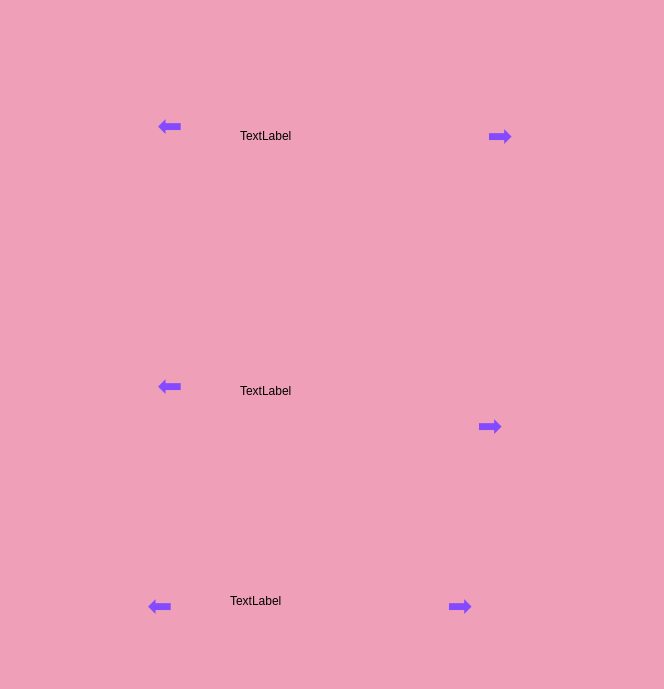
<?xml version="1.0" encoding="UTF-8"?>
<ui version="4.0">
 <class>outfits</class>
 <widget class="QDialog" name="outfits">
  <property name="geometry">
   <rect>
    <x>0</x>
    <y>0</y>
    <width>664</width>
    <height>689</height>
   </rect>
  </property>
  <property name="windowTitle">
   <string>Dialog</string>
  </property>
  <property name="styleSheet">
   <string notr="true">background-color: rgb(239, 159, 183)</string>
  </property>
  <widget class="QPushButton" name="rightBotttoms">
   <property name="geometry">
    <rect>
     <x>440</x>
     <y>410</y>
     <width>100</width>
     <height>32</height>
    </rect>
   </property>
   <property name="styleSheet">
    <string notr="true">font: 30px;
color: rgb(131, 74, 255);
background-color: transparent; 
border: 0px</string>
   </property>
   <property name="text">
    <string>➡️</string>
   </property>
  </widget>
  <widget class="QPushButton" name="leftBottoms">
   <property name="geometry">
    <rect>
     <x>120</x>
     <y>370</y>
     <width>100</width>
     <height>32</height>
    </rect>
   </property>
   <property name="styleSheet">
    <string notr="true">font: 30px;
color: rgb(131, 74, 255);
background-color: transparent; 
border: 0px</string>
   </property>
   <property name="text">
    <string>⬅️</string>
   </property>
  </widget>
  <widget class="QPushButton" name="leftTops">
   <property name="geometry">
    <rect>
     <x>120</x>
     <y>110</y>
     <width>100</width>
     <height>32</height>
    </rect>
   </property>
   <property name="styleSheet">
    <string notr="true">font: 30px;
color: rgb(131, 74, 255);
background-color: transparent; 
border: 0px</string>
   </property>
   <property name="text">
    <string>⬅️</string>
   </property>
  </widget>
  <widget class="QPushButton" name="rightTops">
   <property name="geometry">
    <rect>
     <x>450</x>
     <y>120</y>
     <width>100</width>
     <height>32</height>
    </rect>
   </property>
   <property name="styleSheet">
    <string notr="true">font: 30px;
color: rgb(131, 74, 255);
background-color: transparent; 
border: 0px</string>
   </property>
   <property name="text">
    <string>➡️</string>
   </property>
  </widget>
  <widget class="QPushButton" name="leftShoes">
   <property name="geometry">
    <rect>
     <x>110</x>
     <y>590</y>
     <width>100</width>
     <height>32</height>
    </rect>
   </property>
   <property name="styleSheet">
    <string notr="true">font: 30px;
color: rgb(131, 74, 255);
background-color: transparent; 
border: 0px</string>
   </property>
   <property name="text">
    <string>⬅️</string>
   </property>
  </widget>
  <widget class="QPushButton" name="rightShoes">
   <property name="geometry">
    <rect>
     <x>410</x>
     <y>590</y>
     <width>100</width>
     <height>32</height>
    </rect>
   </property>
   <property name="styleSheet">
    <string notr="true">font: 30px;
color: rgb(131, 74, 255);
background-color: transparent; 
border: 0px</string>
   </property>
   <property name="text">
    <string>➡️</string>
   </property>
  </widget>
  <widget class="QLabel" name="topsView">
   <property name="geometry">
    <rect>
     <x>240</x>
     <y>30</y>
     <width>181</width>
     <height>211</height>
    </rect>
   </property>
   <property name="text">
    <string>TextLabel</string>
   </property>
  </widget>
  <widget class="QLabel" name="bottomsVIew">
   <property name="geometry">
    <rect>
     <x>240</x>
     <y>260</y>
     <width>181</width>
     <height>261</height>
    </rect>
   </property>
   <property name="text">
    <string>TextLabel</string>
   </property>
  </widget>
  <widget class="QLabel" name="shoesView">
   <property name="geometry">
    <rect>
     <x>230</x>
     <y>540</y>
     <width>201</width>
     <height>121</height>
    </rect>
   </property>
   <property name="text">
    <string>TextLabel</string>
   </property>
  </widget>
 </widget>
 <resources/>
 <connections/>
</ui>
